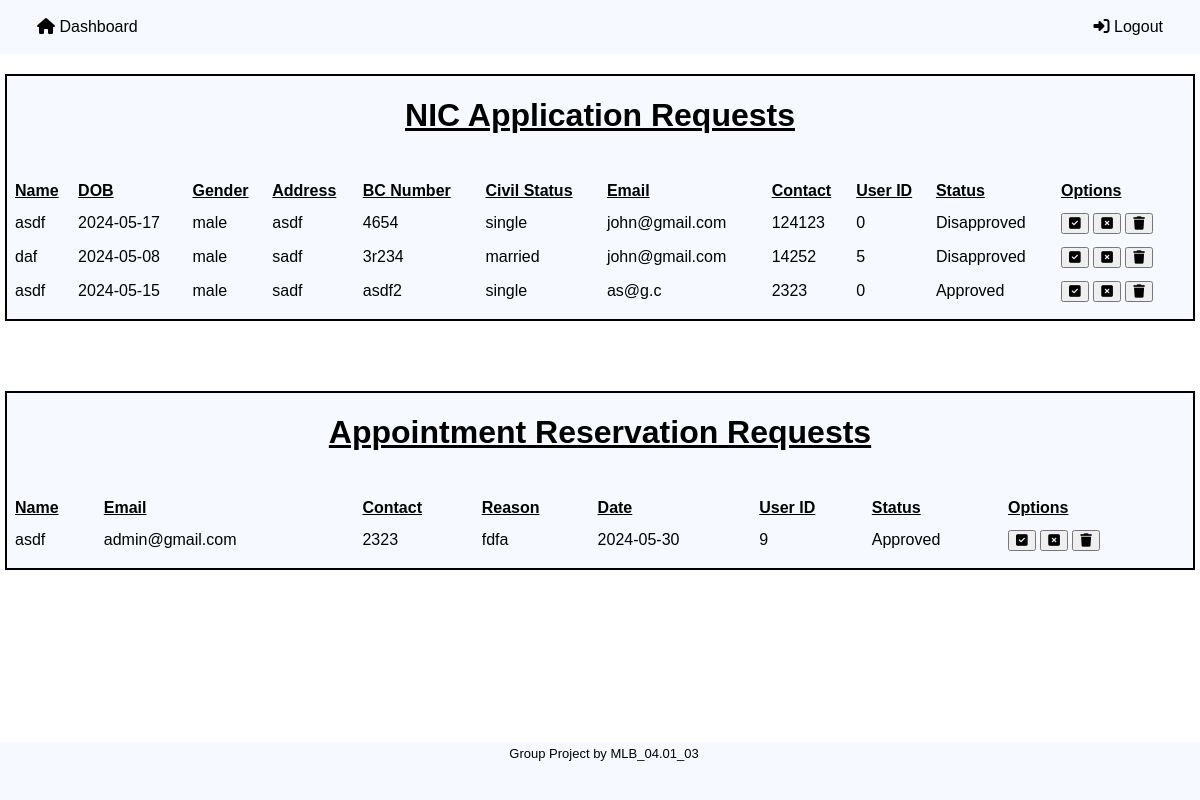
The app's page /adminDashboard.php with its own data.
### tables this page shows
CREATE TABLE `applications` (
  `app_id` int(11) NOT NULL,
  `name` varchar(255) NOT NULL,
  `address` varchar(255) NOT NULL,
  `gender` varchar(255) NOT NULL,
  `dob` date NOT NULL,
  `bcnum` varchar(255) NOT NULL,
  `cvstatus` varchar(255) NOT NULL,
  `email` varchar(255) NOT NULL,
  `contact` varchar(255) NOT NULL,
  `user_id` int(11) NOT NULL,
  `status` varchar(255) NOT NULL
);

CREATE TABLE `reservations` (
  `res_id` int(11) NOT NULL,
  `name` varchar(255) NOT NULL,
  `email` varchar(255) NOT NULL,
  `contact` int(11) NOT NULL,
  `reason` varchar(255) NOT NULL,
  `date` date NOT NULL,
  `user_id` int(11) NOT NULL,
  `status` varchar(255) NOT NULL
);

### adminDashboard.php (the view, shortened to what this page needs)
<?php
require_once 'include/adminHeader.php';
require_once 'include/connectDB.php';
$sql = "SELECT * FROM applications ORDER BY status DESC";
$sql2 = "SELECT * FROM reservations ORDER BY status DESC";
$result = $connect->query($sql);
$result2 = $connect->query($sql2);
?>
<div class="adminDashContainer">
    <h1>NIC Application Requests</h1>
    <br>
    <table>
        <tr>
            <th>Name</th>
            <th>DOB</th>
            <th>Gender</th>
            <th>Address</th>
            <th>BC Number</th>
            <th>Civil Status</th>
            <th>Email</th>
            <th>Contact</th>
            <th>User ID</th>
            <th>Status</th>
            <th>Options</th>
        </tr>
        <?php
            while($rows = $result->fetch_assoc())
            {
        ?>
        <tr>
            <td><?php echo $rows['name'];?></td>
            <td><?php echo $rows['dob'];?></td>
            <td><?php echo $rows['gender'];?></td>
            <td><?php echo $rows['address'];?></td>
            <td><?php echo $rows['bcnum'];?></td>
            <td><?php echo $rows['cvstatus'];?></td>
            <td><?php echo $rows['email'];?></td>
            <td><?php echo $rows['contact'];?></td>
            <td><?php echo $rows['user_id'];?></td>
            <td><?php echo $rows['status'];?></td>
            <td>
            <form action='include/admin/approveApplication.php?name="<?php echo $rows['app_id']; ?>"' method="GET">
            <button type="submit"><i class="fa fa-check-square"></i></button></form>
            <form action='include/admin/disapproveApplication.php?name="<?php echo $rows['app_id']; ?>"' method="GET">
            <button type="submit"><i class="fa-solid fa-square-xmark"></i></button></form>
            <form action='include/admin/deleteApplication.php?name="<?php echo $rows['app_id']; ?>"' method="GET">
            <button type="submit"><i class="fa-solid fa-trash"></i></button></form>
            </td>
        </tr>
        <?php } ?>
    </table>
</div>
<div class="adminDashContainer">
    <h1>Appointment Reservation Requests</h1>
    <br>
    <table>
        <tr>
            <th>Name</th>
            <th>Email</th>
            <th>Contact</th>
            <th>Reason</th>
            <th>Date</th>
            <th>User ID</th>
            <th>Status</th>
            <th>Options</th>
        </tr>
        <?php
            while($rows2 = $result2->fetch_assoc())
            {
        ?>
        <tr>
            <td><?php echo $rows2['name'];?></td>
            <td><?php echo $rows2['email'];?></td>
            <td><?php echo $rows2['contact'];?></td>
            <td><?php echo $rows2['reason'];?></td>
            <td><?php echo $rows2['date'];?></td>
            <td><?php echo $rows2['user_id'];?></td>
            <td><?php echo $rows2['status'];?></td>
            <td>
            <form action='include/admin/approveAppointment.php?name="<?php echo $rows2['res_id']; ?>"' method="GET">
            <button type="submit"><i class="fa fa-check-square"></i></button></form>
            <form action='include/admin/disapproveAppointment.php?name="<?php echo $rows2['res_id']; ?>"' method="GET">
            <button type="submit"><i class="fa-solid fa-square-xmark"></i></button></form>
            <form action='include/admin/deleteAppointment.php?name="<?php echo $rows2['res_id']; ?>"' method="GET">
            <button type="submit"><i class="fa-solid fa-trash"></i></button></form>
            </td>
        </tr>
        <?php } ?>
    </table>
</div>
<?php require_once 'include/footer.php'; ?>

### include/adminHeader.php (shortened to what this page needs)
<!DOCTYPE html>
<html>
    <head>
        <link rel="stylesheet" href="css/style.css">
        <link rel="stylesheet" href="css/admin.css">
        <link rel="stylesheet" href="https://cdnjs.cloudflare.com/ajax/libs/font-awesome/6.5.2/css/all.min.css"
 />
    </head>
    <body style = "background-image: url('');">
        <div class="header">
            <ul>
                <li><a href="adminDashboard.php"><i class="fa-solid fa-house"></i> Dashboard</a></li>
                <li style="float:right;"><a href="logout.php"><i class="fas fa-sign-in-alt"></i> Logout</a></li>
            </ul>
        </div>

### include/footer.php
        <footer class="footer">Group Project by MLB_04.01_03</footer>
    </body>
</html>

### css/style.css (style rules this page uses)
body { font-family: 'Helvetica'; margin: 0%; display: flex; flex-direction: column; min-height: 100vh; }
.header { padding: 2px; margin: 0%; background-color: #f6f9ff; }
.header ul { list-style-type: none; margin-left: 20px; margin-right: 20px; padding: 0; overflow: hidden; }
.header li { float: left; }
.header a { color:black; text-align: center; padding: 15px 15px; text-decoration: none; font-size: 16px; }
.footer { flex: 0 0 50px; margin-top: auto; width: 100%; text-align:center; font-size: 13px; background-color: #f6f9ff; padding: 4px; }

### css/admin.css (style rules this page uses)
.adminDashContainer { margin: 5px; margin-top: 20px; border: 2px solid black; margin-bottom: 50px; background-color: #f6f9ff; }
.adminDashContainer h1 { text-align: center; text-decoration: underline; }
.adminDashContainer table { padding: 5px; width: 100%; background-color: #f6f9ff; }
.adminDashContainer th { text-align: left; text-decoration: underline; padding-bottom: 10px; }
.adminDashContainer td { padding-bottom: 10px; }
.adminDashContainer form { display: inline; }

### records on screen
applications: name "asdf", dob "2024-05-17", gender "male", address "asdf", bcnum "4654", cvstatus "single", email "john@gmail.com", contact "124123", user "0", status "Disapproved"
applications: name "daf", dob "2024-05-08", gender "male", address "sadf", bcnum "3r234", cvstatus "married", email "john@gmail.com", contact "14252", user "5", status "Disapproved"
applications: name "asdf", dob "2024-05-15", gender "male", address "sadf", bcnum "asdf2", cvstatus "single", email "as@g.c", contact "2323", user "0", status "Approved"
reservations: name "asdf", email "admin@gmail.com", contact "2323", reason "fdfa", date "2024-05-30", user "9", status "Approved"
